Frame 1 (no input): blank canvas, image omitted
Frame 60 (no input): blank canvas, image omitted
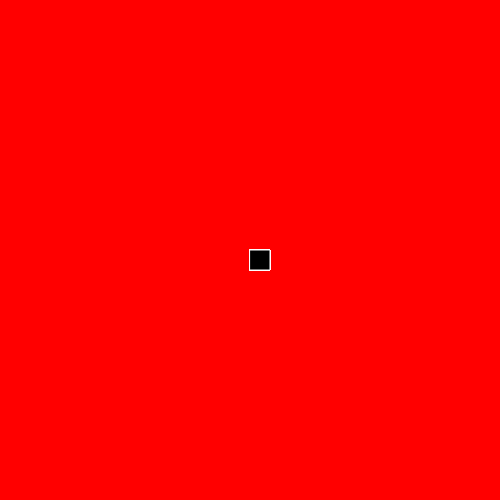
Frame 120 (the mouse pressed at the canvas centre since frame 60)

The p5.js sketch whose frames 1 and 60 were blank and that drew this single picture after the mouse press (run headless with seeded random() and noise() and a simulated clock; from frame 60 on, the mouse is pressed at the canvas centre):

// p5.js sketch
// ── sketch.js
function setup() {
    createCanvas(500, 500);
    background("red");
  }
  
  function draw() {
    fill("black");
    stroke("white");
    if(mouseIsPressed){
      rect(mouseX,mouseY,20,20);
    }
  }
   
